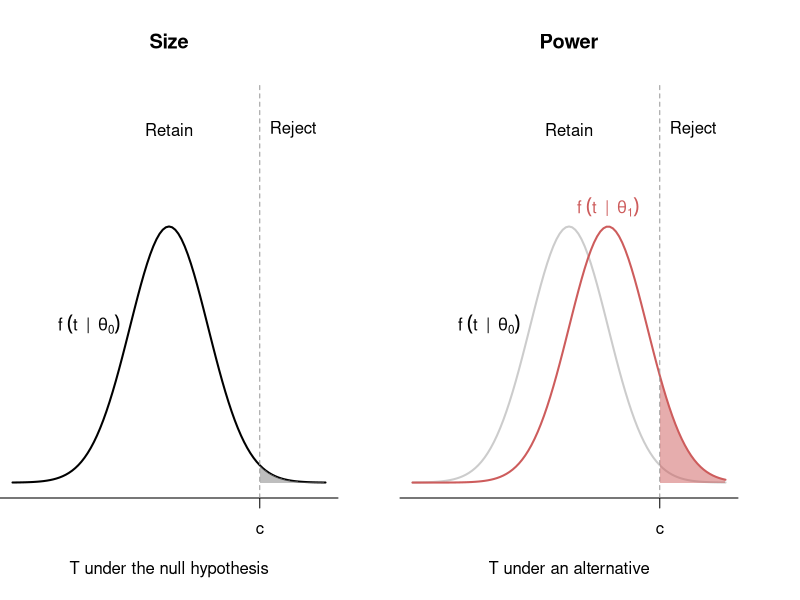
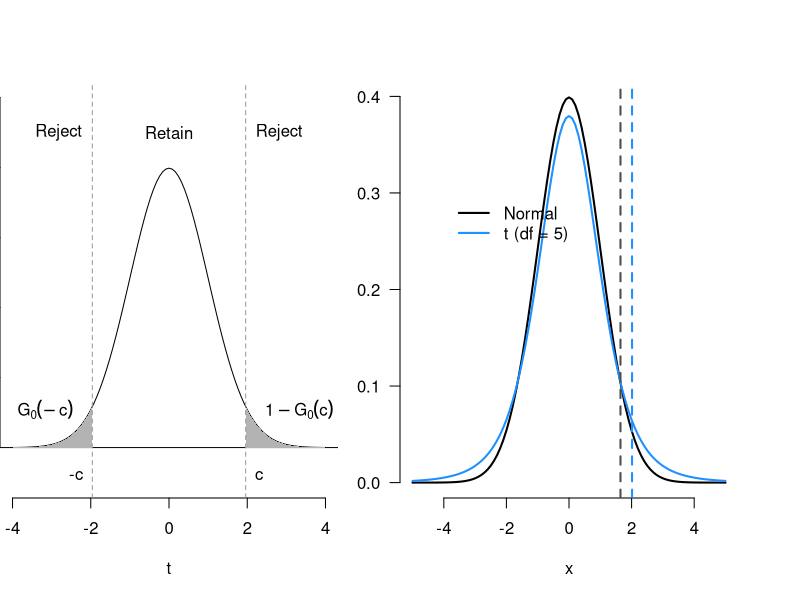
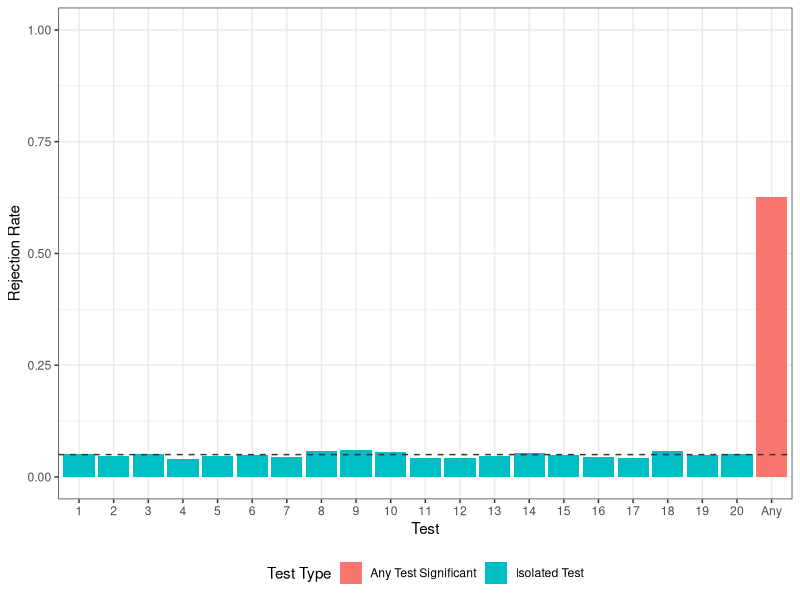
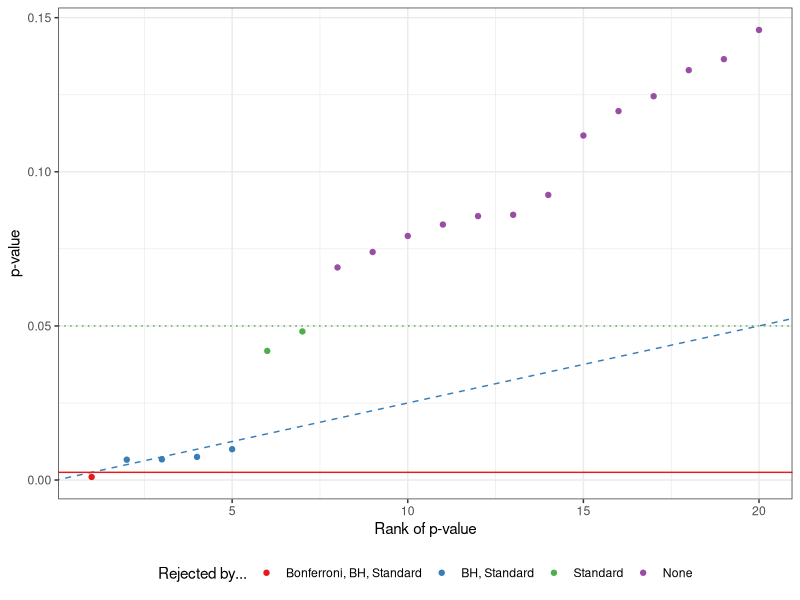

Recreate these plots in R, in order.
## ---- chunk 1
#| message: false
#| warning: false
#| echo: false
library(tidyverse)
## ---- chunk 2
#| label: fig-size-power
#| echo: false
#| fig-cap: "Size of a test and power against an alternative."
par(mfrow = c(1, 2), mar = c(5.1, 0, 4.1, 3.1))
curve(
  dnorm(x),
  from = -4, to = 4, ylim = c(0, 0.6), bty = "n", las = 1,
  xlab = "T under the null hypothesis", ylab = "", xaxt = "n", yaxt = "n",
  col = "black", lwd = 2, main = "Size"
)
axis(
  side = 1, at = c(-10, 2.32, 10), labels = c("b", expression(c), "d"),
  line = 0
)
polygon(
  c(2.32, seq(2.32, 4, 0.01), 4),
  c(0, dnorm(seq(2.32, 4, 0.01)), 0),
  col = adjustcolor("grey50", alpha = 0.5), border = NA
)
abline(v = 2.32, lty = 2, col = "grey60")
text(x = 0, y = 0.55, "Retain")
text(x = 2.32, y = 0.55, "Reject", pos = 4)
text(x = -1, y = dnorm(-1), expression(f ~ (t ~ ~"|" ~ ~ theta[0])), pos = 2)
curve(
  dnorm(x),
  from = -4, to = 4, ylim = c(0, 0.6), bty = "n", las = 1,
  xlab = "T under an alternative", ylab = "", xaxt = "n", yaxt = "n",
  col = "grey80", lwd = 2, main = "Power"
)
axis(
  side = 1, at = c(-10, 2.32, 10), labels = c("b", expression(c), "d"),
  line = 0
)
curve(
  dnorm(x, mean = 1),
  from = -4, to = 4, col = "indianred", lwd = 2,
  add = TRUE
)
abline(v = 2.32, lty = 2, col = "grey60")
text(x = 0, y = 0.55, "Retain")
text(x = 2.32, y = 0.55, "Reject", pos = 4)
text(x = -1, y = dnorm(-1), expression(f ~ (t ~ ~"|" ~ ~ theta[0])), pos = 2)
text(
  x = 1, y = dnorm(1, mean = 1),
  expression(f ~ (t ~ ~"|" ~ ~ theta[1])), pos = 3, col = "indianred"
)
polygon(
  c(2.32, seq(2.32, 4, 0.01), 4),
  c(0, dnorm(seq(2.32, 4, 0.01), mean = 1), 0),
  col = adjustcolor("indianred", alpha = 0.5), border = NA
)
## ---- chunk 3
#| label: fig-two-sided
#| echo: false
#| fig-cap: | 
#|   Rejection regions for a two-sided test along with the distribution of T
#|   under the null.
curve(
  dnorm(x),
  from = -4, to = 4, ylim = c(-.05, 0.5), bty = "n", las = 1,
  xlab = "t", ylab = expression(f(t ~ ~"|" ~ ~ theta[0]))
)
abline(h = 0)
polygon(
  c(-4, seq(-4, -1.96, 0.01), -1.96),
  c(0, dnorm(seq(-4, -1.96, 0.01)), 0),
  col = "grey70", border = NA
)
polygon(
  c(4, seq(4, 1.96, -0.01), 1.96),
  c(0, dnorm(seq(4, 1.96, -0.01)), 0),
  col = "grey70", border = NA
)
abline(v = 1.96, lty = 2, col = "grey60")
abline(v = -1.96, lty = 2, col = "grey60")
text(x = 0, y = 0.45, "Retain")
text(x = 1.96, y = 0.45, "Reject", pos = 4)
text(x = -1.96, y = 0.45, "Reject", pos = 2)
text(x = 1.94, y = -0.04, "c", pos = 4)
text(x = -1.94, y = -0.04, "-c", pos = 2)
text(x = 2.2, y = 0.05, expression(1 - G[0](c)), pos = 4)
text(x = -2.2, y = 0.05, expression(G[0](-c)), pos = 2)
## ---- chunk 4
qnorm(1 - 0.05 / 2)
## ---- chunk 5
qnorm(0.01 / 2, lower.tail = FALSE)
## ---- chunk 6
#| label: fig-shape-of-t
#| echo: false
#| fig-cap: |
#|  Normal versus t distribution. Dashed lines are the 0.95 quantile of each
#|  distribution.
curve(dnorm(x), from = -5, to = 5, lwd = 2, bty = "n", ylab = "f(x)", las = 1)
curve(dt(x, df = 5), from = -5, to = 5, add = TRUE, lwd = 2, col = "dodgerblue")
legend(x = -4, y = 0.3, legend = c("Normal", "t (df = 5)"), lwd = 2, col = c("black", "dodgerblue"), bty = "n")
abline(v = qnorm(1 - 0.05), col = "grey30", lty = 2, lwd = 2)
abline(v = qt(1 - 0.05, df = 5), col = "dodgerblue", lty = 2, lwd = 2)
## ---- chunk 7
#| label: fig-multiple-testing
#| echo: false
#| fig-cap: |
#|  Rejection rates for twenty tests in isolation vs combining the tests
#|  to reject whenever any test is significant. Tests have level $\alpha = 0.05$
#|  which is shown as a dashed line.
#|
set.seed(2140)
reps <- 1000
tests <- 20
effects <- matrix(rnorm(reps * tests), nrow = reps, ncol = tests)
reject <- abs(effects) > qnorm(0.975)
df <- tibble(
  `Test Type` = c(rep("Isolated Test", tests), "Any Test Significant"),
  test = c(as.character(seq_len(tests)), "Any"),
  rejection_rate = c(colMeans(reject), mean(rowSums(reject) > 0))
)

ggplot(df, aes(x = test, y = rejection_rate, fill = `Test Type`)) +
  geom_col() +
  scale_x_discrete(limits = df$test) +
  labs(
    y = "Rejection Rate",
    x = "Test"
  ) +
  lims(y = c(0, 1)) +
  geom_hline(yintercept = 0.05, linetype = "dashed", color = "grey20") +
  theme_bw() +
  theme(legend.position = "bottom", legend.direction = "horizontal")
## ---- chunk 8
#| label: fig-bh-procedure
#| echo: false
#| fig-cap: |
#|  Rejection status for multiple tests with different multiple testing 
#|  correction strategies. The solid line shows the Bonferroni cutoff of 
#|  $\alpha / m$; the dashed line shows the BH reference line $k\alpha / m$;
#|  and the dotted horizontal line is the usual $p$-value cutoff of $\alpha$. 

set.seed(2140)
p_vals <- c(0.001, 0.0066, 0.0067, 0.0075, 0.01, runif(tests - 5, 0.02, 0.15))

k <- max(c(0, which(p_vals <= seq_len(tests) * 0.05 / tests)))
pal <- RColorBrewer::brewer.pal(4, "Set1")

df <- tibble(
  rank = seq_len(tests),
  p_values = sort(p_vals)
) |>
  mutate(
    `Rejected by...` = case_when(
      p_values < 0.05 / 20 ~ "Bonferroni, BH, Standard",
      p_values >= 0.05 / 20 & rank <= k ~ "BH, Standard",
      rank > k & p_values <= 0.05 ~ "Standard",
      .default = "None"
    ),
    `Rejected by...` = fct_relevel(
      `Rejected by...`,
      "Bonferroni, BH, Standard",
      "BH, Standard",
      "Standard",
      "None"
    )
  )

ggplot(df, aes(x = rank, y = p_values, color = `Rejected by...`)) +
  geom_abline(slope = 0.05 / tests, color = pal[2], linetype = "dashed") +
  geom_hline(yintercept = 0.05, color = pal[3], linetype = "dotted") +
  geom_hline(yintercept = 0.05 / tests, color = pal[1]) +
  geom_point() +
  scale_color_brewer(palette = "Set1") +
  theme_bw() +
  labs(x = "Rank of p-value", y = "p-value") +
  theme(legend.position = "bottom", legend.direction = "horizontal")
